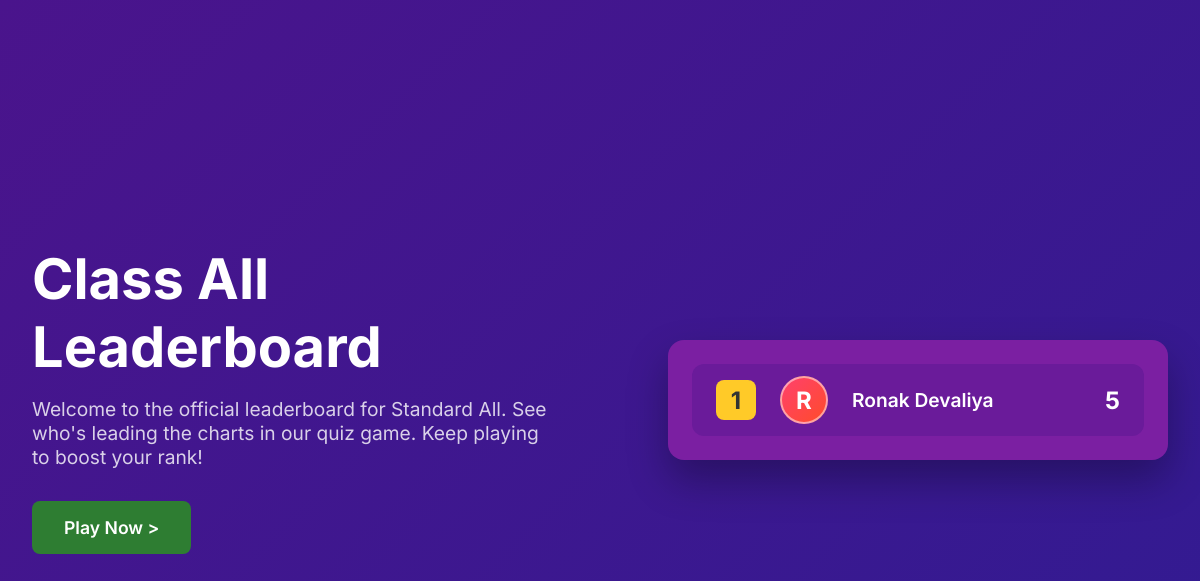
The app's page /leaderboard/All?quiz_id=1 (signed in) with its own data.
### qgame/models.py (models this page shows)
class User(db.Model, UserMixin):
    id = db.Column(db.Integer, primary_key=True)
    username = db.Column(db.String(50), unique=True, nullable=False)
    password_hash = db.Column(db.String(255), nullable=False)
    role = db.Column(db.String(20), default='user') # 'user' or 'admin'
    name = db.Column(db.String(100), nullable=False)
    email = db.Column(db.String(150), unique=True, nullable=True)
    mobile = db.Column(db.String(20), nullable=True)
    dob = db.Column(db.String(50), nullable=True)
    country = db.Column(db.String(100), nullable=True)
    state = db.Column(db.String(100), nullable=True)
    city = db.Column(db.String(100), nullable=True)
    age = db.Column(db.Integer, nullable=True)
    gender = db.Column(db.String(20), nullable=True)
    education_level = db.Column(db.String(50), nullable=True)
    board = db.Column(db.String(50), nullable=True)
    standard = db.Column(db.String(50), nullable=True)
    stream = db.Column(db.String(50), nullable=True)
    course = db.Column(db.String(100), nullable=True)
    exam = db.Column(db.String(100), nullable=True)
    college = db.Column(db.String(150), nullable=True)
    department = db.Column(db.String(150), nullable=True)
    semester = db.Column(db.String(50), nullable=True)
    profile_photo = db.Column(db.String(255), nullable=True, default='default.png')
    xp = db.Column(db.Integer, default=0)
    level = db.Column(db.Integer, default=1)
    points = db.Column(db.Integer, default=0)
    coins = db.Column(db.Integer, default=0)
    language = db.Column(db.String(10), default='en')
    active_title_id = db.Column(db.Integer, db.ForeignKey('store_item.id'), nullable=True)
    active_border_id = db.Column(db.Integer, db.ForeignKey('store_item.id'), nullable=True)
    attempts = db.relationship('QuizAttempt', backref='user', lazy=True)
    certificates = db.relationship('Certificate', backref='user', lazy=True)
    badges = db.relationship('UserBadge', backref='user', lazy=True)
    inventory = db.relationship('UserInventory', backref='user', lazy=True)
    active_title = db.relationship('StoreItem', foreign_keys=[active_title_id])
    active_border = db.relationship('StoreItem', foreign_keys=[active_border_id])

### qgame/app.py (the view)
@app.route('/leaderboard/<standard>')
@login_required
def leaderboard_view(standard):
    quiz_id = request.args.get('quiz_id')
    if quiz_id:
        attempts = QuizAttempt.query.filter_by(category_id=quiz_id).all()
        user_best = {}
        for att in attempts:
            if att.user_id not in user_best:
                user_best[att.user_id] = {'user': att.user, 'score': att.score, 'time': att.time_taken}
            else:
                if att.score > user_best[att.user_id]['score']:
                    user_best[att.user_id] = {'user': att.user, 'score': att.score, 'time': att.time_taken}
                elif att.score == user_best[att.user_id]['score'] and att.time_taken < user_best[att.user_id]['time']:
                    user_best[att.user_id] = {'user': att.user, 'score': att.score, 'time': att.time_taken}
        sorted_attempts = sorted(user_best.values(), key=lambda x: (-x['score'], x['time']))[:10]
        top_users = []
        class DummyUser:
            pass
        for item in sorted_attempts:
            u = item['user']
            du = DummyUser()
            du.name = u.name
            du.profile_photo = u.profile_photo
            du.points = item['score']  # Use quiz score instead of total points
            top_users.append(du)
    else:
        top_users = User.query.filter_by(standard=standard).order_by(User.points.desc(), User.xp.desc()).limit(10).all()
        if not top_users and " " in standard:
            base_std = standard.split(" ")[0]
            top_users = User.query.filter_by(standard=base_std).order_by(User.points.desc(), User.xp.desc()).limit(10).all()
    return render_template('leaderboard_view.html', users=top_users, standard=standard)

### qgame/app.py (called while the page is built)
@login_manager.user_loader
def load_user(user_id):
    return User.query.get(int(user_id))

### qgame/templates/leaderboard_view.html (shortened to what this page needs)
<!DOCTYPE html>
<html lang="en">
<head>
</head>
<body>
    <div class="leaderboard-wrapper">
        <div class="leaderboard-info">
            <h1>Class {{ standard }}<br>Leaderboard</h1>
            <p>Welcome to the official leaderboard for Standard {{ standard }}. See who's leading the charts in our quiz game. Keep playing to boost your rank!</p>
            {% if current_user.role == 'admin' %}
                <a href="{{ url_for('admin_dashboard') }}" class="btn-create">Back to Dashboard &gt;</a>
            {% elif current_user.role == 'teacher' %}
                <a href="{{ url_for('teacher_dashboard') }}" class="btn-create">Back to Dashboard &gt;</a>
            {% else %}
                {% if request.args.get('quiz_id') %}
                    <a href="{{ url_for('take_quiz', category_id=request.args.get('quiz_id')) }}" class="btn-create">Play Now &gt;</a>
                {% else %}
                    <a href="{{ url_for('user_dashboard') }}" class="btn-create">Play Now &gt;</a>
                {% endif %}
            {% endif %}
        </div>
        <div class="leaderboard-card">
            {% if users %}
                {% for user in users %}
                <div class="leaderboard-row">
                    <div class="rank
                        {% if loop.index == 1 %}rank-1
                        {% elif loop.index == 2 %}rank-2
                        {% elif loop.index == 3 %}rank-3
                        {% endif %}">
                        {{ loop.index }}
                    </div>
                    {% if user.profile_photo and user.profile_photo != 'default.png' %}
                        <img src="{{ url_for('static', filename='uploads/profiles/' + user.profile_photo) }}" onerror="this.style.display='none'; this.nextElementSibling.style.display='flex';" class="avatar" alt="{{ user.name }}">
                        <div class="avatar-fallback" style="display: none;">{{ user.name[0]|upper if user.name else '?' }}</div>
                    {% else %}
                        <div class="avatar-fallback">{{ user.name[0]|upper if user.name else '?' }}</div>
                    {% endif %}
                    <div class="name">{{ user.name }}</div>
                    <div class="score">{{ user.points }}</div>
                </div>
                {% endfor %}
            {% else %}
                <div style="text-align: center; padding: 2rem;">
                    <p>No players found in this class yet!</p>
                </div>
            {% endif %}
        </div>
    </div>
</body>
</html>

### qgame/templates/leaderboard_view.html (style rules this page uses)
* { box-sizing: border-box; margin: 0; padding: 0; }
body { font-family: 'Inter', sans-serif; background: linear-gradient(135deg, #4A148C 0%, #311B92 100%); color: #ffffff; min-height: 100vh; display: flex; align-items: center; justify-content: center; padding: 2rem; }
.leaderboard-wrapper { display: flex; flex-direction: row; max-width: 1200px; width: 100%; gap: 4rem; align-items: center; }
.leaderboard-info { flex: 1; }
.leaderboard-info h1 { font-size: 3.5rem; font-weight: 700; margin-bottom: 1rem; line-height: 1.2; }
.leaderboard-info p { font-size: 1.2rem; color: rgba(255, 255, 255, 0.8); margin-bottom: 2rem; max-width: 90%; }
.btn-create { background-color: #2E7D32; color: white; padding: 1rem 2rem; border-radius: 8px; text-decoration: none; font-weight: 600; font-size: 1.1rem; display: inline-flex; align-items: center; transition: background-color 0.2s; }
.leaderboard-card { flex: 1; background-color: #7B1FA2; border-radius: 16px; padding: 1.5rem; box-shadow: 0 20px 40px rgba(0, 0, 0, 0.3); max-width: 500px; }
.leaderboard-row { display: flex; align-items: center; background-color: #6A1B9A; margin-bottom: 0.5rem; padding: 0.75rem 1.5rem; border-radius: 12px; transition: transform 0.2s, background-color 0.2s; }
.leaderboard-row:last-child { margin-bottom: 0; }
.rank { font-size: 1.5rem; font-weight: 700; width: 40px; height: 40px; display: flex; align-items: center; justify-content: center; background-color: rgba(255, 255, 255, 0.2); border-radius: 8px; margin-right: 1.5rem; }
.rank-1 { background-color: #FFCA28; color: #333; }
.avatar-fallback { width: 48px; height: 48px; border-radius: 50%; margin-right: 1.5rem; border: 2px solid rgba(255, 255, 255, 0.5); background: linear-gradient(135deg, #FF416C, #FF4B2B); color: white; display: flex; align-items: center; justify-content: center; font-size: 1.5rem; font-weight: bold; }
.name { flex: 1; font-size: 1.2rem; font-weight: 600; }
.score { font-size: 1.5rem; font-weight: 700; }

### records on screen
User: name "R", name "Ronak Devaliya", points "5"

### other values on screen
{{ standard }} "All"
